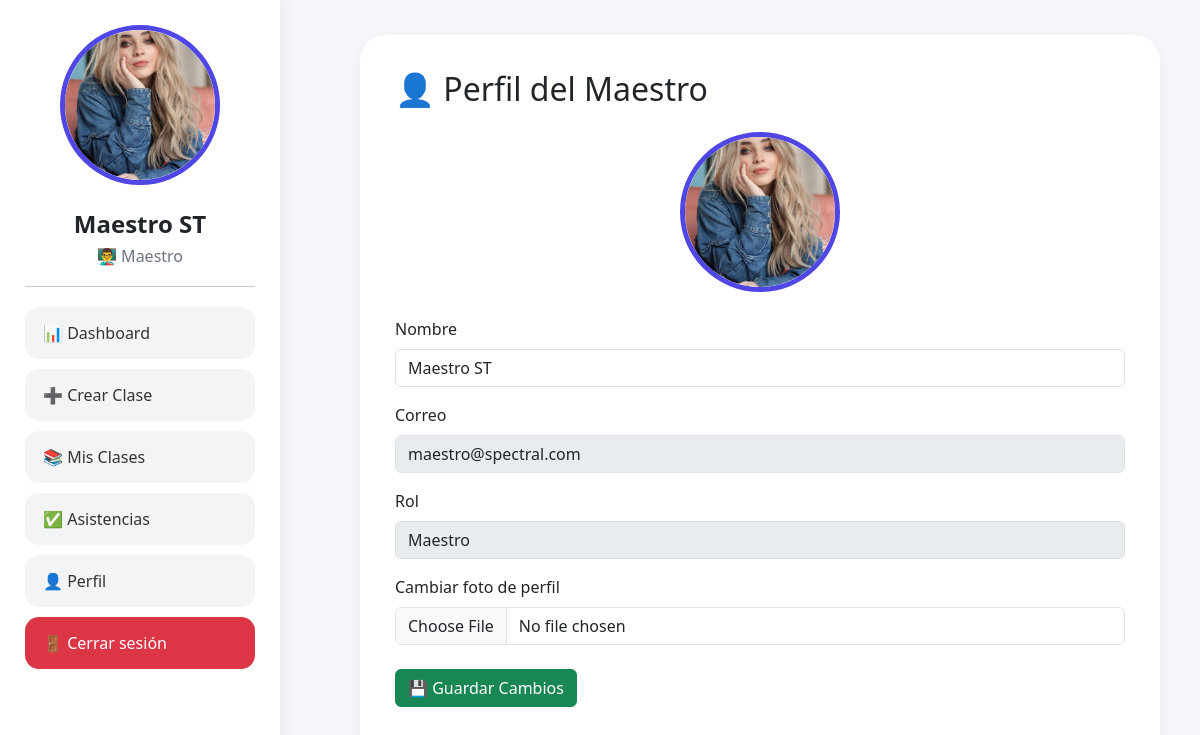
Screenshot of /profesor/perfil.php (signed in) with the database file from the repository.
### tables this page shows
CREATE TABLE `usuarios` (
  `id` int(11) NOT NULL,
  `nombre` varchar(100) DEFAULT NULL,
  `correo` varchar(100) DEFAULT NULL,
  `password` varchar(255) DEFAULT NULL,
  `rol` enum('alumno','maestro') DEFAULT 'alumno',
  `xp` int(11) DEFAULT 0,
  `nivel` int(11) DEFAULT 1,
  `foto` varchar(255) DEFAULT NULL,
  `semestre` varchar(20) DEFAULT NULL,
  `grupo` varchar(20) DEFAULT NULL
);

### profesor/perfil.php (the view, shortened to what this page needs)
<?php
include '../includes/conexion.php';
include '../includes/sidebar_maestro.php';
$id = $_SESSION['id'];
$usuario = mysqli_fetch_assoc(
    mysqli_query(
        $conexion,
        "SELECT *
         FROM usuarios
         WHERE id = $id"
    )
);
?>
<!DOCTYPE html>
<html lang="es">
<head>
    <link href="https://cdn.jsdelivr.net/npm/bootstrap@5.3.7/dist/css/bootstrap.min.css" rel="stylesheet">
</head>
<body>
    <div class="content">
        <div class="card-profile">
            <h2 class="mb-4">
                👤 Perfil del Maestro
            </h2>
            <?php
            $fotoPerfil = !empty($usuario['foto'])
                ? "uploads/perfil/" . $usuario['foto']
                : "https://ui-avatars.com/api/?name=" .
                urlencode($usuario['nombre']) .
                "&background=4f46e5&color=ffffff";
            ?>
            <img src="<?= $fotoPerfil ?>" class="foto-perfil" alt="Perfil">
            <form method="POST" enctype="multipart/form-data">
                <div class="mb-3">
                    <label class="form-label">
                        Nombre
                    </label>
                    <input type="text" name="nombre" class="form-control"
                        value="<?= htmlspecialchars($usuario['nombre']) ?>" required>
                </div>
                <div class="mb-3">
                    <label class="form-label">
                        Correo
                    </label>
                    <input type="email" class="form-control" value="<?= htmlspecialchars($usuario['correo']) ?>"
                        disabled>
                </div>
                <div class="mb-3">
                    <label class="form-label">
                        Rol
                    </label>
                    <input type="text" class="form-control" value="Maestro" disabled>
                </div>
                <div class="mb-4">
                    <label class="form-label">
                        Cambiar foto de perfil
                    </label>
                    <input type="file" name="foto" class="form-control" accept="image/*">
                </div>
                <button type="submit" name="guardar" class="btn btn-success">
                    💾 Guardar Cambios
                </button>
            </form>
        </div>
    </div>
</body>
</html>

### includes/sidebar_maestro.php (shortened to what this page needs)
<?php
include_once __DIR__ . '/conexion.php';
$id_usuario = $_SESSION['id'];
$usuario = mysqli_fetch_assoc(
    mysqli_query(
        $conexion,
        "SELECT *
         FROM usuarios
         WHERE id=$id_usuario"
    )
);
$protocolo = isset($_SERVER['HTTPS']) && $_SERVER['HTTPS'] !== 'off'
    ? 'https'
    : 'http';
$rutaBase = $protocolo . '://' . $_SERVER['HTTP_HOST'] . '/Majo/';
?>
<div class="sidebar">
    <img class="foto-perfil" src="<?= !empty($usuario['foto'])
        ? $rutaBase . 'profesor/uploads/perfil/' . $usuario['foto']
        : 'https://ui-avatars.com/api/?name=' . urlencode($usuario['nombre']) . '&background=4f46e5&color=ffffff'
        ?>" alt="Perfil">
    <h4>
        <?= htmlspecialchars($usuario['nombre']) ?>
    </h4>
    <h6>
        👨‍🏫 Maestro
    </h6>
    <hr>
    <a href="<?= $rutaBase ?>profesor/dashboard.php" class="btn-menu">
        📊 Dashboard
    </a>
    <a href="<?= $rutaBase ?>profesor/clases/crear.php" class="btn-menu">
        ➕ Crear Clase
    </a>
    <a href="<?= $rutaBase ?>profesor/clases/ver.php" class="btn-menu">
        📚 Mis Clases
    </a>
    <a href="<?= $rutaBase ?>profesor/asistencias/historial.php" class="btn-menu">
        ✅ Asistencias
    </a>
    <a href="<?= $rutaBase ?>profesor/perfil.php" class="btn-menu">
        👤 Perfil
    </a>
    <a href="<?= $rutaBase ?>auth/logout.php" class="btn-menu btn-danger-menu">
        🚪 Cerrar sesión
    </a>
</div>

### includes/sidebar_maestro.php (style rules this page uses)
.sidebar { position: fixed; top: 0; left: 0; width: 280px; height: 100vh; background: white; padding: 25px; overflow-y: auto; box-shadow: 0 0 25px rgba(0, 0, 0, .08); z-index: 1000; }
.foto-perfil { width: 100px; height: 100px; border-radius: 50%; object-fit: cover; border: 4px solid #4f46e5; display: block; margin: auto; }
.sidebar h4 { text-align: center; margin-top: 15px; font-weight: 700; }
.sidebar h6 { text-align: center; color: #6b7280; }
.btn-menu { display: block; width: 100%; padding: 14px 18px; margin-bottom: 10px; border-radius: 14px; text-decoration: none; color: #333; background: #f3f4f6; transition: .3s; }
.btn-danger-menu { background: #dc3545; color: white !important; }
.sidebar hr { margin: 20px 0; }

### profesor/perfil.php (style rules this page uses)
body { background: #f5f7fb; }
.content { margin-left: 320px; padding: 35px; }
.card-profile { background: white; max-width: 800px; margin: auto; padding: 35px; border-radius: 25px; box-shadow: 0 4px 15px rgba(0, 0, 0, .05); }
.foto-perfil { width: 160px; height: 160px; border-radius: 50%; object-fit: cover; display: block; margin: auto; margin-bottom: 25px; border: 5px solid #4f46e5; }

### rows the page displays
usuarios: foto (picture), nombre "Maestro ST", correo "maestro@spectral.com"
